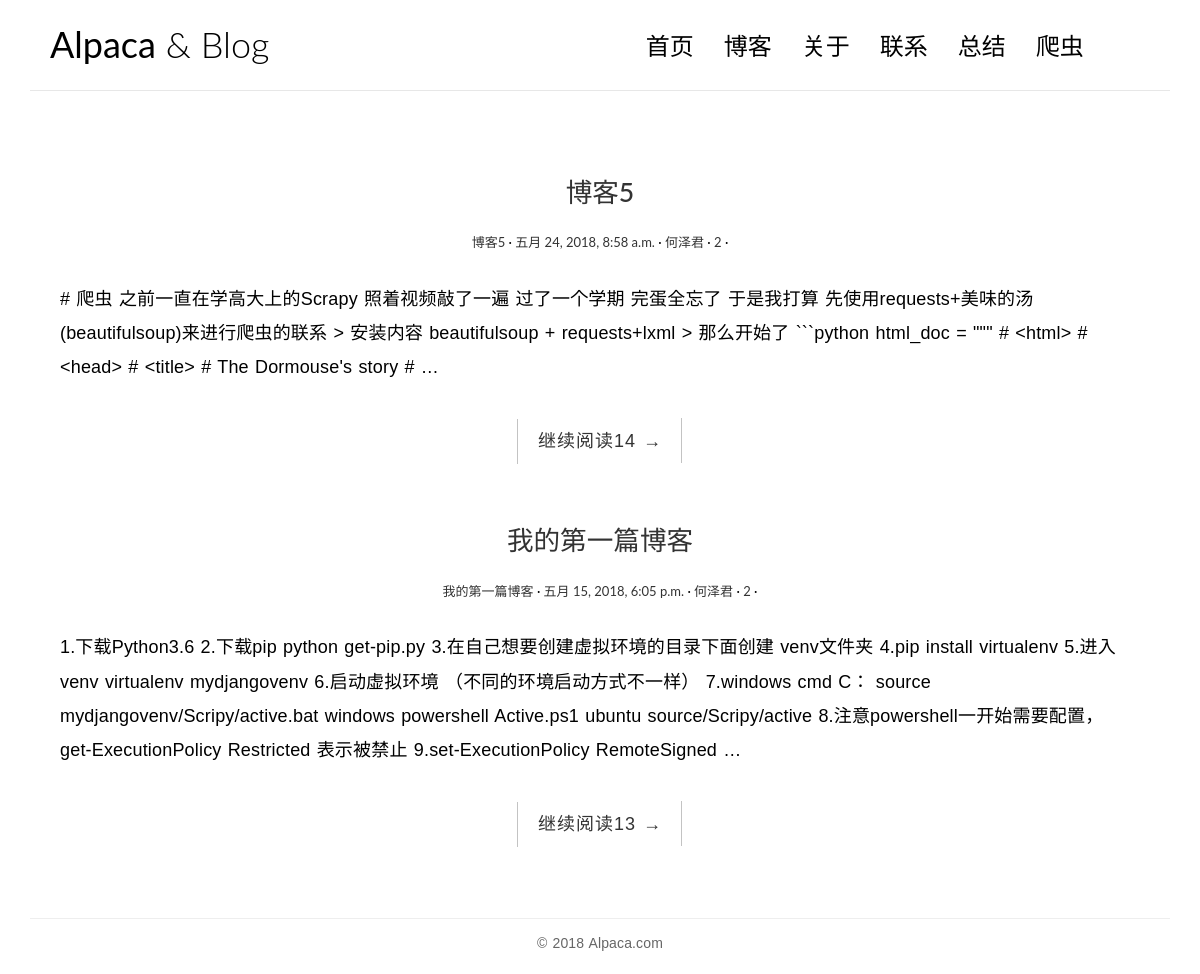
The app's page /full/ with its own data.
### load/models.py (models this page shows, shortened)
class Blog(models.Model):
    title = models.CharField(max_length=20, default=None, verbose_name="博客标题")
    times = models.DateTimeField(verbose_name="时间", default=None)
    author = models.CharField(max_length=20, verbose_name="发布者")
    comments = models.PositiveIntegerField(default=0, verbose_name='点赞数')
    reads = models.PositiveIntegerField(default=0, verbose_name='阅读数')
    text = models.TextField(verbose_name="发表内容")
    class Meta():
        verbose_name = "博客"
        verbose_name_plural = verbose_name
        ordering = ['-times']

### load/views.py (the view)
# urls.py: path('full/', views.fulll, name="app_full"),
def fulll(requests):
    post = Blog.objects.all()
    return render(requests, 'load/full-width.html', context={'post': post})

### Templates/load/full-width.html (shortened to what this page needs)
<!DOCTYPE html>
{% load staticfiles  %}
<html>
	<head>
		 <link rel="stylesheet" href="{% static 'load/css/bootstrap.min.css' %}">
    <link rel="stylesheet" href="http://code.ionicframework.com/ionicons/2.0.1/css/ionicons.min.css">
    <link rel="stylesheet" href="{% static 'load/css/pace.css' %}">
    <link rel="stylesheet" href="{% static 'load/css/custom.css' %}">
	</head>
	<body>
		{% include 'load/base.html' %}
		<div class="content-body">
			<div class="container">
				<div class="row">
					<main class="col-md-12">
						{% for i in post %}
    <article class="post post-1">
							<header class="entry-header">
								<h1 class="entry-title">
									<a href="single.html">{{ i.title }}</a>
								</h1>
								<div class="entry-meta">
									<span class="post-category"><a href="#">{{ i.title }}</a></span>
									<span class="post-date"><a href="#"><time class="entry-date" datetime="2012-11-09T23:15:57+00:00">{{ i.times }}</time></a></span>
									<span class="post-author"><a href="#">{{ i.author    }}</a></span>
									<span class="comments-link"><a href="">{{ i.comments }}</a></span>
								</div>
							</header>
							<div class="entry-content clearfix">
								<p>{{ i.text|truncatewords:'30' }}</p>
								<div class="read-more cl-effect-14">
									<a href="/single/" class="more-link">继续阅读{{ i.id }} <span class="meta-nav">→</span></a>
								</div>
							</div>
						</article>
                        {% endfor %}
					</main>
				</div>
			</div>
		</div>
		<footer id="site-footer">
			<div class="container">
				<div class="row">
					<div class="col-md-12">
						<p class="copyright">&copy; 2018 Alpaca.com</p>
					</div>
				</div>
			</div>
		</footer>
	</body>
</html>

### Templates/load/base.html (shortened to what this page needs)
<!DOCTYPE html>
{% load staticfiles  %}
<html>
	<head>
		 <link rel="stylesheet" href="{% static 'load/css/bootstrap.min.css' %}">
    <link rel="stylesheet" href="http://code.ionicframework.com/ionicons/2.0.1/css/ionicons.min.css">
    <link rel="stylesheet" href="{% static 'load/css/pace.css' %}">
    <link rel="stylesheet" href="{% static 'load/css/custom.css' %}">
	</head>
<body>
{% block div %}
<div class="container">
			<header id="site-header">
				<div class="row">
					<div class="col-md-4 col-sm-5 col-xs-8">
						<div class="logo">
							<h1><a href="/index/"><b>Alpaca</b> &amp; Blog</a></h1>
						</div>
					</div>
					<div class="col-md-8 col-sm-7 col-xs-4">
						<nav class="main-nav" role="navigation">
							<div class="collapse navbar-collapse" id="bs-example-navbar-collapse-1">
  								<ul class="nav navbar-nav navbar-right">
    							  <li class="cl-effect-11"><a href="{% url 'index:app_index' %}" data-hover="首页">首页</a></li>
                            <li class="cl-effect-11"><a href="{% url 'full:app_full' %}" data-hover="博客">博客</a></li>
                            <li class="cl-effect-11"><a href="{% url 'about:app_about'  %}" data-hover="关于">关于</a></li>
                            <li class="cl-effect-11"><a href="{% url 'contact:app_contact' %}" data-hover="联系">联系</a></li>
                             <li class="cl-effect-11"><a href="/zongjie/" data-hover="总结">总结</a></li>
                                     <li class="cl-effect-11"><a href="/spdier/" data-hover="总结">爬虫</a></li>
  								</ul>
							</div>
						</nav>
					</div>
				</div>
			</header>
		</div>
{% endblock %}
</body>
</html>

### static/load/css/custom.css (style rules this page uses)
* { outline: none; }
h1, h2, h3, h4, h5, h6 { margin-top: 0; }
b { font-weight: 400; }
a { color: #333; }
body { color: #444; font-family: 'Lato', sans-serif; }
p { font-family: 'Ubuntu', sans-serif; font-weight: 400; word-spacing: 1px; letter-spacing: 0.01em; }
#site-header { background-color: #FFF; padding: 25px 20px; margin-bottom: 40px; border-bottom: 1px solid #e7e7e7; }
.logo h1 a { color: #000; }
.logo h1 { margin: 0; font-family: 'Lato', sans-serif; font-weight: 300; }
.main-nav { margin-top: 11px; max-width: 95%; }
.main-nav a { color: #000000 !important; padding: 0 0 5px 0 !important; margin-right: 30px; font-family: 'Lato', sans-serif; font-weight: 300; font-size: 24px; }
.cl-effect-11 a { padding: 10px 0; color: #0972b4; text-shadow: none; }
.cl-effect-11 a::before { position: absolute; top: 0; left: 0; overflow: hidden; padding: 0 0 5px 0 !important; max-width: 0; border-bottom: 1px solid #000; color: #000; content: attr(data-hover); white-space: nowrap; -webkit-transition: max-width 0.5s; -moz-transition: max-width 0.5s; transition: max-width 0.5s; }
.content-body { padding-bottom: 4em; }
.post { background: #fff; padding: 30px 30px 0; }
.entry-title { text-align: center; font-size: 1.9em; margin-bottom: 20px; line-height: 1.6; padding: 10px 20px 0; }
.entry-meta { text-align: center; color: #DDDDDD; font-size: 13px; margin-bottom: 30px; }
.entry-content { font-size: 18px; line-height: 1.9; font-weight: 300; color: #000; }
.post-category::after, .post-date::after, .post-author::after, .comments-link::after { content: ' ·'; color: #000; }
.read-more { font-family: 'Ubuntu', sans-serif; font-weight: 400; word-spacing: 1px; letter-spacing: 0.01em; text-align: center; margin-top: 20px; }
.cl-effect-14 a { padding: 0 20px; height: 45px; line-height: 45px; position: relative; display: inline-block; margin: 15px 25px; letter-spacing: 1px; font-weight: 400; text-shadow: 0 0 1px rgba(255, 255, 255, 0.3); }
.cl-effect-14 a::before, .cl-effect-14 a::after { position: absolute; width: 45px; height: 1px; background: #C3C3C3; content: ''; -webkit-transition: all 0.3s; -moz-transition: all 0.3s; transition: all 0.3s; pointer-events: none; }
.cl-effect-14 a::before { top: 0; left: 0; -webkit-transform: rotate(90deg); -moz-transform: rotate(90deg); transform: rotate(90deg); -webkit-transform-origin: 0 0; -moz-transform-origin: 0 0; transform-origin: 0 0; }
.cl-effect-14 a::after { right: 0; bottom: 0; -webkit-transform: rotate(90deg); -moz-transform: rotate(90deg); transform: rotate(90deg); -webkit-transform-origin: 100% 0; -moz-transform-origin: 100% 0; transform-origin: 100% 0; }
#site-footer { padding-top: 10px; padding: 0 0 1.5em 0; }
.copyright { text-align: center; padding-top: 1em; margin: 0; border-top: 1px solid #eee; color: #666; }

### records on screen
Blog: title "博客5", times "五月 24, 2018, 8:58 a.m.", author "何泽君", comments "2", text "# 爬虫 之前一直在学高大上的Scrapy 照着视频敲了一遍 过了一个学期 完蛋全忘了 于是我打算 先使用requests+美味的汤(beautifulsoup)来进行爬虫的联系 > 安装内容 beautifulsoup + requests+lxml > 那么开始了 ```python html_doc = \"\"\" # <html> # <head> # <title> # The Dormouse's story # …", id "14"
Blog: title "我的第一篇博客", times "五月 15, 2018, 6:05 p.m.", author "何泽君", comments "2", text "1.下载Python3.6 2.下载pip python get-pip.py 3.在自己想要创建虚拟环境的目录下面创建 venv文件夹 4.pip install virtualenv 5.进入venv virtualenv mydjangovenv 6.启动虚拟环境 （不同的环境启动方式不一样） 7.windows cmd C： source mydjangovenv/Scripy/active.bat windows powershell Active.ps1 ubuntu source/Scripy/active 8.注意powershell一开始需要配置， get-ExecutionPolicy Restricted 表示被禁止 9.set-ExecutionPolicy RemoteSigned …", id "13"
